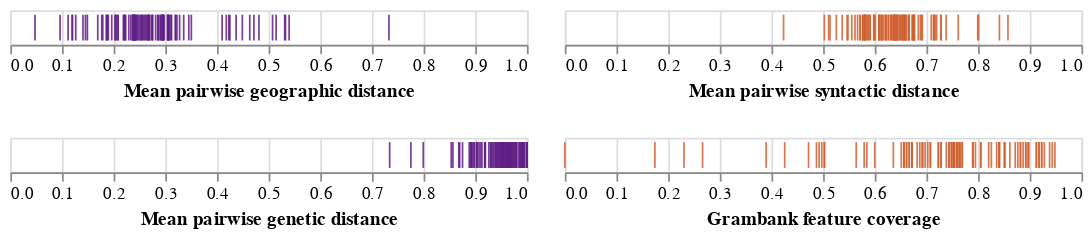

The notebook cell this image was saved under:
### Code cell
left = alt.concat(plots[0], plots[2])
right = alt.concat(plots[1], plots[3])
 
dist_plot = alt.vconcat(left, right)
dist_plot
